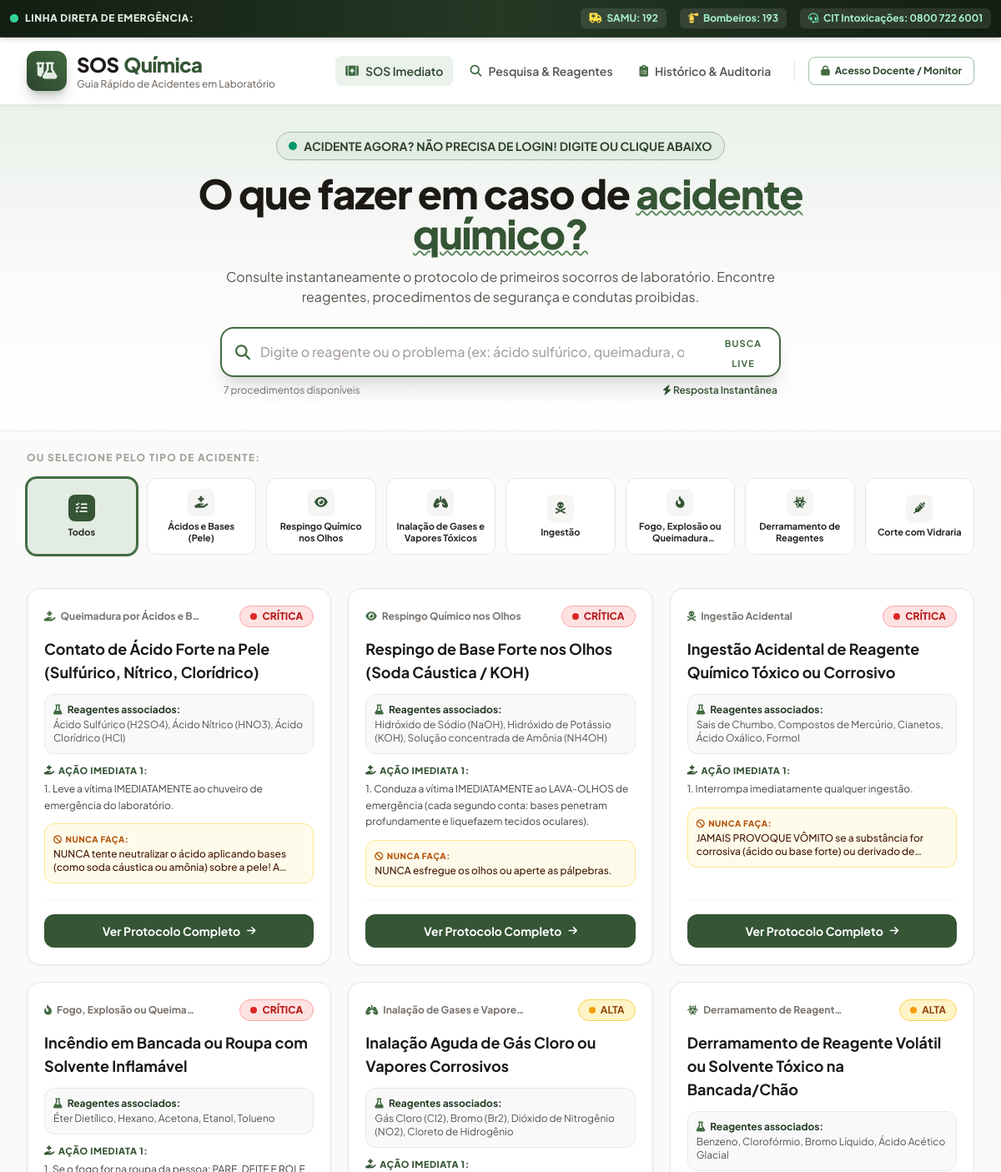
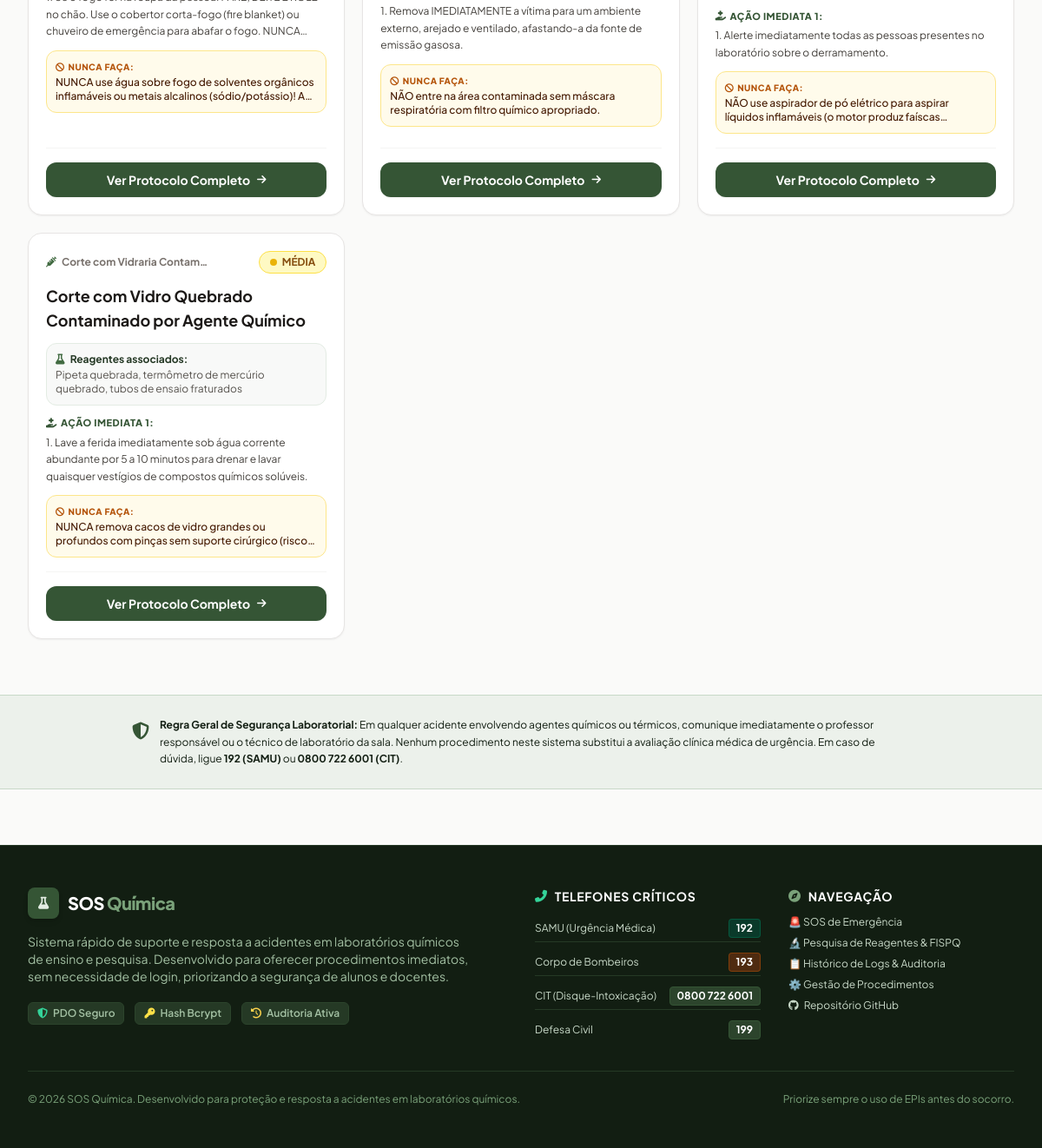
The page / on the database its author committed (2 pictures, top to bottom).
### tables this page shows
CREATE TABLE `categorias_acidentes` (
  `id` INT AUTO_INCREMENT PRIMARY KEY,
  `nome` VARCHAR(100) NOT NULL,
  `slug` VARCHAR(100) NOT NULL UNIQUE,
  `icone` VARCHAR(60) NOT NULL DEFAULT 'fa-exclamation-triangle',
  `cor` VARCHAR(50) NOT NULL DEFAULT 'red',
  `descricao` TEXT NULL,
  `ordem` INT NOT NULL DEFAULT 0
);

CREATE TABLE `procedimentos` (
  `id` INT AUTO_INCREMENT PRIMARY KEY,
  `categoria_id` INT NOT NULL,
  `titulo` VARCHAR(200) NOT NULL,
  `reagente_comum` VARCHAR(255) NOT NULL COMMENT 'Exemplos: Ácido Sulfúrico, Soda Cáustica, Bromo',
  `sintomas` VARCHAR(255) NULL COMMENT 'Sintomas visíveis rápidos para identificação',
  `nivel_gravidade` ENUM('BAIXA', 'MEDIA', 'ALTA', 'CRITICA') NOT NULL DEFAULT 'ALTA',
  `passo_a_passo` TEXT NOT NULL COMMENT 'Instruções sequenciais imediatas',
  `o_que_nao_fazer` TEXT NOT NULL COMMENT 'Avisos críticos de condutas perigosas proibidas',
  `equipamento_protecao` TEXT NULL COMMENT 'EPIs e equipamentos recomendados no socorro',
  `quando_chamar_socorro` TEXT NULL COMMENT 'Critérios para acionar SAMU/Bombeiros imediatamente',
  `contatos_emergencia` VARCHAR(150) NOT NULL DEFAULT 'SAMU 192 | Bombeiros 193 | CIT 0800 722 6001',
  `criado_por` INT NULL,
  `criado_em` DATETIME NOT NULL DEFAULT CURRENT_TIMESTAMP,
  `atualizado_em` DATETIME NOT NULL DEFAULT CURRENT_TIMESTAMP ON UPDATE CURRENT_TIMESTAMP,
  CONSTRAINT `fk_procedimentos_categoria` FOREIGN KEY (`categoria_id`) REFERENCES `categorias_acidentes` (`id`) ON DELETE RESTRICT ON UPDATE CASCADE,
  CONSTRAINT `fk_procedimentos_usuario` FOREIGN KEY (`criado_por`) REFERENCES `usuarios` (`id`) ON DELETE SET NULL ON UPDATE CASCADE
);

### index.php (the view, shortened to what this page needs)
<?php
require_once __DIR__ . '/includes/funcoes.php';
$pdo = getConexao();
$stmtCat = $pdo->query("SELECT * FROM categorias_acidentes ORDER BY ordem ASC");
$categorias = $stmtCat->fetchAll();
$sqlProc = "SELECT p.*, c.nome AS categoria_nome, c.slug AS categoria_slug, c.icone AS categoria_icone, c.cor AS categoria_cor
            FROM procedimentos p
            INNER JOIN categorias_acidentes c ON p.categoria_id = c.id
            ORDER BY
                CASE p.nivel_gravidade
                    WHEN 'CRITICA' THEN 1
                    WHEN 'ALTA' THEN 2
                    WHEN 'MEDIA' THEN 3
                    ELSE 4
                END ASC, p.id ASC";
$stmtProc = $pdo->query($sqlProc);
$procedimentos = $stmtProc->fetchAll();
require_once __DIR__ . '/includes/header.php';
?>
<section class="bg-gradient-to-b from-musgo-100/70 via-stone-50 to-white dark:from-musgo-950/40 dark:via-stone-950 dark:to-stone-900 border-b border-musgo-100 dark:border-musgo-900 pt-8 pb-10 px-4 sm:px-6 lg:px-8">
    <div class="max-w-4xl mx-auto text-center space-y-4">
        <div class="inline-flex items-center gap-2 px-3.5 py-1.5 rounded-full bg-musgo-100 dark:bg-musgo-950/80 border border-musgo-300 dark:border-musgo-800 text-musgo-800 dark:text-musgo-300 text-xs sm:text-sm font-bold shadow-sm">
            <span class="w-2.5 h-2.5 rounded-full bg-emerald-600 animate-ping"></span>
            <span>ACIDENTE AGORA? NÃO PRECISA DE LOGIN! DIGITE OU CLIQUE ABAIXO</span>
        </div>
        <h1 class="text-3xl sm:text-5xl font-black text-stone-900 dark:text-white tracking-tight leading-tight">
            O que fazer em caso de <span class="text-musgo-700 dark:text-musgo-400 underline decoration-musgo-500 decoration-wavy decoration-2">acidente químico?</span>
        </h1>
        <p class="text-sm sm:text-base text-stone-600 dark:text-stone-300 max-w-2xl mx-auto leading-relaxed">
            Consulte instantaneamente o protocolo de primeiros socorros de laboratório. Encontre reagentes, procedimentos de segurança e condutas proibidas.
        </p>
        <div class="pt-2 max-w-2xl mx-auto">
            <div class="relative flex items-center shadow-xl rounded-2xl overflow-hidden border-2 border-musgo-600 focus-within:ring-4 focus-within:ring-musgo-500/20 transition-all bg-white dark:bg-stone-900">
                <div class="pl-4 text-musgo-600 text-lg">
                    <i class="fas fa-magnifying-glass"></i>
                </div>
                <input
                    type="text"
                    id="input-busca-problema"
                    placeholder="Digite o reagente ou o problema (ex: ácido sulfúrico, queimadura, olhos...)"
                    class="w-full py-4 pl-3 pr-10 text-sm sm:text-base text-stone-900 dark:text-white bg-transparent focus:outline-none placeholder-stone-400 dark:placeholder-stone-500 font-medium"
                    autocomplete="off"
                >
                <div class="pr-3">
                    <span class="text-[11px] font-bold text-musgo-600 uppercase tracking-widest hidden sm:inline">Busca Live</span>
                </div>
            </div>
            <div class="flex items-center justify-between mt-2 px-1 text-xs text-stone-500 dark:text-stone-400">
                <span id="contador-resultados"><?= count($procedimentos) ?> procedimentos disponíveis</span>
                <span class="text-musgo-700 dark:text-musgo-300 font-semibold"><i class="fas fa-bolt"></i> Resposta Instantânea</span>
            </div>
        </div>
    </div>
</section>
<section class="max-w-7xl mx-auto px-4 sm:px-6 lg:px-8 py-6">
    <div class="mb-4 flex items-center justify-between">
        <h2 class="text-xs font-black text-stone-400 dark:text-stone-500 uppercase tracking-widest">
            Ou selecione pelo tipo de acidente:
        </h2>
    </div>
    <div class="grid grid-cols-2 sm:grid-cols-4 lg:grid-cols-8 gap-2.5 sm:gap-3">
        <button
            type="button"
            onclick="filtrarPorCategoria('todos')"
            data-slug="todos"
            class="btn-filtro-categoria ring-2 ring-musgo-600 bg-musgo-100 dark:bg-musgo-950/70 border-musgo-600 p-3 rounded-xl border flex flex-col items-center justify-center text-center gap-1.5 hover:bg-musgo-100 transition-all group"
        >
            <div class="w-8 h-8 rounded-lg bg-musgo-700 text-white flex items-center justify-center text-sm shadow-sm">
                <i class="fas fa-list-check"></i>
            </div>
            <span class="text-[11px] font-bold text-stone-800 dark:text-stone-200 leading-tight">Todos</span>
        </button>
        <?php foreach ($categorias as $cat): ?>
            <button
                type="button"
                onclick="filtrarPorCategoria('<?= htmlspecialchars($cat['slug']) ?>')"
                data-slug="<?= htmlspecialchars($cat['slug']) ?>"
                class="btn-filtro-categoria p-3 rounded-xl border border-stone-200 dark:border-stone-800 bg-white dark:bg-stone-900 flex flex-col items-center justify-center text-center gap-1.5 hover:border-musgo-400 hover:bg-musgo-50/50 dark:hover:bg-stone-800 transition-all group"
            >
                <div class="w-8 h-8 rounded-lg bg-stone-100 dark:bg-stone-800 text-musgo-700 dark:text-musgo-400 group-hover:bg-musgo-700 group-hover:text-white flex items-center justify-center text-sm transition-colors shadow-sm">
                    <i class="fas <?= htmlspecialchars($cat['icone']) ?>"></i>
                </div>
                <span class="text-[11px] font-bold text-stone-800 dark:text-stone-200 leading-tight line-clamp-2">
                    <?= htmlspecialchars(str_replace(['Queimadura por ', 'Acidental', ' Perigosos', ' Contaminada'], '', $cat['nome'])) ?>
                </span>
            </button>
        <?php endforeach; ?>
    </div>
</section>
<section class="max-w-7xl mx-auto px-4 sm:px-6 lg:px-8 py-4 pb-16">
    <div class="grid grid-cols-1 md:grid-cols-2 lg:grid-cols-3 gap-5">
        <?php foreach ($procedimentos as $proc): ?>
            <article
                class="card-procedimento procedimento-card bg-white dark:bg-stone-900 rounded-2xl border border-stone-200 dark:border-stone-800 p-5 shadow-sm hover:shadow-md flex flex-col justify-between transition-all"
                data-titulo="<?= htmlspecialchars($proc['titulo']) ?>"
                data-reagentes="<?= htmlspecialchars($proc['reagente_comum']) ?>"
                data-sintomas="<?= htmlspecialchars($proc['sintomas'] ?? '') ?>"
                data-categoria="<?= htmlspecialchars($proc['categoria_slug']) ?>"
            >
                <div class="space-y-3">
                    <div class="flex items-center justify-between gap-2">
                        <span class="inline-flex items-center gap-1.5 text-xs font-bold text-stone-500 dark:text-stone-400">
                            <i class="fas <?= htmlspecialchars($proc['categoria_icone']) ?> text-musgo-600"></i>
                            <span class="truncate max-w-[170px]"><?= htmlspecialchars($proc['categoria_nome']) ?></span>
                        </span>
                        <?= getBadgeGravidade($proc['nivel_gravidade']) ?>
                    </div>
                    <h3 class="text-base sm:text-lg font-bold text-stone-900 dark:text-white leading-snug">
                        <a href="<?= url('detalhes.php?id=' . $proc['id']) ?>" class="hover:text-musgo-700 dark:hover:text-musgo-400 transition-colors">
                            <?= htmlspecialchars($proc['titulo']) ?>
                        </a>
                    </h3>
                    <div class="p-2.5 rounded-xl bg-musgo-50/60 dark:bg-stone-800/60 border border-musgo-100 dark:border-stone-800 text-xs">
                        <span class="font-bold text-musgo-900 dark:text-musgo-200 block mb-0.5">
                            <i class="fas fa-flask text-musgo-600 mr-1"></i> Reagentes associados:
                        </span>
                        <p class="text-stone-600 dark:text-stone-300 line-clamp-2">
                            <?= htmlspecialchars($proc['reagente_comum']) ?>
                        </p>
                    </div>
                    <div class="space-y-1">
                        <span class="text-[11px] font-black uppercase tracking-wider text-musgo-700 dark:text-musgo-400 flex items-center gap-1">
                            <i class="fas fa-hand-holding-medical"></i> Ação Imediata 1:
                        </span>
                        <p class="text-xs text-stone-700 dark:text-stone-300 line-clamp-3 leading-relaxed">
                            <?php
                                $passos = explode("\n", $proc['passo_a_passo']);
                                echo htmlspecialchars($passos[0] ?? $proc['passo_a_passo']);
                            ?>
                        </p>
                    </div>
                    <div class="p-2.5 rounded-xl bg-amber-50 dark:bg-amber-950/30 border border-amber-200 dark:border-amber-900/60 text-xs text-amber-950 dark:text-amber-200">
                        <span class="font-extrabold uppercase text-[10px] tracking-wider text-amber-700 dark:text-amber-400 flex items-center gap-1">
                            <i class="fas fa-ban"></i> NUNCA FAÇA:
                        </span>
                        <p class="line-clamp-2 mt-0.5 font-medium">
                            <?php
                                $proibidos = explode("\n", $proc['o_que_nao_fazer']);
                                echo htmlspecialchars(ltrim($proibidos[0] ?? '', '- '));
                            ?>
                        </p>
                    </div>
                </div>
                <div class="pt-4 mt-4 border-t border-stone-100 dark:border-stone-800">
                    <a
                        href="<?= url('detalhes.php?id=' . $proc['id']) ?>"
                        class="w-full py-2.5 px-4 rounded-xl bg-musgo-700 hover:bg-musgo-800 text-white font-bold text-xs sm:text-sm flex items-center justify-center gap-2 transition-all shadow-sm hover:shadow-musgo-700/30"
                    >
                        <span>Ver Protocolo Completo</span>
                        <i class="fas fa-arrow-right text-xs"></i>
                    </a>
                </div>
            </article>
        <?php endforeach; ?>
    </div>
</section>
<section class="bg-musgo-100/60 dark:bg-musgo-950/30 border-y border-musgo-200 dark:border-musgo-900/60 py-6 px-4">
    <div class="max-w-4xl mx-auto flex items-start gap-3">
        <div class="text-musgo-700 dark:text-musgo-400 text-xl mt-0.5 shrink-0">
            <i class="fas fa-shield-halved"></i>
        </div>
        <div class="text-xs text-musgo-950 dark:text-musgo-200 leading-relaxed">
            <strong class="font-bold">Regra Geral de Segurança Laboratorial:</strong>
            Em qualquer acidente envolvendo agentes químicos ou térmicos, comunique imediatamente o professor responsável ou o técnico de laboratório da sala. Nenhum procedimento neste sistema substitui a avaliação clínica médica de urgência. Em caso de dúvida, ligue <strong>192 (SAMU)</strong> ou <strong>0800 722 6001 (CIT)</strong>.
        </div>
    </div>
</section>
<?php require_once __DIR__ . '/includes/footer.php'; ?>

### includes/funcoes.php (shortened to what this page needs)
<?php
function getBadgeGravidade(string $gravidade): string {
    $gravidade = strtoupper(trim($gravidade));
    switch ($gravidade) {
        case 'CRITICA':
            return '<span class="inline-flex items-center gap-1.5 px-3 py-1 rounded-full text-xs font-black bg-red-100 text-red-700 border border-red-300 dark:bg-red-900/40 dark:text-red-300 animate-pulse">
                        <span class="w-2 h-2 rounded-full bg-red-600"></span> CRÍTICA
                    </span>';
        case 'ALTA':
            return '<span class="inline-flex items-center gap-1.5 px-3 py-1 rounded-full text-xs font-bold bg-amber-100 text-amber-800 border border-amber-300 dark:bg-amber-900/40 dark:text-amber-300">
                        <span class="w-2 h-2 rounded-full bg-amber-500"></span> ALTA
                    </span>';
        case 'MEDIA':
            return '<span class="inline-flex items-center gap-1.5 px-3 py-1 rounded-full text-xs font-bold bg-yellow-100 text-yellow-800 border border-yellow-300 dark:bg-yellow-900/40 dark:text-yellow-300">
                        <span class="w-2 h-2 rounded-full bg-yellow-500"></span> MÉDIA
                    </span>';
    }
}
function obterUrlBase(): string {
    $script = isset($_SERVER['SCRIPT_NAME']) ? str_replace('\\', '/', $_SERVER['SCRIPT_NAME']) : '';
    $dir = str_replace('\\', '/', dirname($script));
    $base = preg_replace('#/(admin|actions|includes).*$#', '', $dir);
    $base = trim($base, "/\\.");
    return $base === '' ? '' : '/' . $base;
}
function url(string $caminho = ''): string {
    $base = obterUrlBase();
    $caminho = ltrim($caminho, "/\\");
    return $base === '' ? '/' . $caminho : $base . '/' . $caminho;
}

### rows shown on the page
categorias_acidentes: nome "Ácidos e Bases (Pele)"
categorias_acidentes: nome "Respingo Químico nos Olhos"
categorias_acidentes: nome "Inalação de Gases e Vapores Tóxicos"
categorias_acidentes: nome "Ingestão"
categorias_acidentes: nome "Fogo, Explosão ou…"
categorias_acidentes: nome "Derramamento de Reagentes"
categorias_acidentes: nome "Corte com Vidraria"
procedimentos: categoria.nome "Queimadura por Ácidos e B…", nivel_gravidade "CRITICA" (drawn), titulo "Contato de Ácido Forte na Pele (Sulfúrico, Nítrico, Clorídrico)", reagente_comum "Ácido Sulfúrico (H2SO4), Ácido Nítrico (HNO3), Ácido Clorídrico (HCl)", passo_a_passo "1. Leve a vítima IMEDIATAMENTE ao chuveiro de emergência do laboratório.", o_que_nao_fazer "NUNCA tente neutralizar o ácido aplicando bases (como soda cáustica ou amônia) sobre a pele!…"
procedimentos: categoria.nome "Respingo Químico nos Olhos", nivel_gravidade "CRITICA" (drawn), titulo "Respingo de Base Forte nos Olhos (Soda Cáustica / KOH)", reagente_comum "Hidróxido de Sódio (NaOH), Hidróxido de Potássio (KOH), Solução concentrada de Amônia (NH4OH)", passo_a_passo "1. Conduza a vítima IMEDIATAMENTE ao LAVA-OLHOS de emergência (cada segundo conta: bases penetram profundamente e liquefazem tecidos oculares).", o_que_nao_fazer "NUNCA esfregue os olhos ou aperte as pálpebras."
procedimentos: categoria.nome "Ingestão Acidental", nivel_gravidade "CRITICA" (drawn), titulo "Ingestão Acidental de Reagente Químico Tóxico ou Corrosivo", reagente_comum "Sais de Chumbo, Compostos de Mercúrio, Cianetos, Ácido Oxálico, Formol", passo_a_passo "1. Interrompa imediatamente qualquer ingestão.", o_que_nao_fazer "JAMAIS PROVOQUE VÔMITO se a substância for corrosiva (ácido ou base forte) ou derivado…"
procedimentos: categoria.nome "Fogo, Explosão ou Queima…", nivel_gravidade "CRITICA" (drawn), titulo "Incêndio em Bancada ou Roupa com Solvente Inflamável", reagente_comum "Éter Dietílico, Hexano, Acetona, Etanol, Tolueno", passo_a_passo "1. Se o fogo for na roupa da pessoa: PARE, DEITE E ROLE no chão. Use o cobertor corta-fogo (fire blanket) ou chuveiro de emergência para abafar o fogo.…", o_que_nao_fazer "NUNCA use água sobre fogo de solventes orgânicos inflamáveis ou metais alcalinos (sódio/potássio)!…"
procedimentos: categoria.nome "Inalação de Gases e Vapore…", nivel_gravidade "ALTA" (drawn), titulo "Inalação Aguda de Gás Cloro ou Vapores Corrosivos", reagente_comum "Gás Cloro (Cl2), Bromo (Br2), Dióxido de Nitrogênio (NO2), Cloreto de Hidrogênio", passo_a_passo "1. Remova IMEDIATAMENTE a vítima para um ambiente externo, arejado e ventilado, afastando-a da fonte de emissão gasosa.", o_que_nao_fazer "NÃO entre na área contaminada sem máscara respiratória com filtro químico apropriado."
procedimentos: categoria.nome "Derramamento de Reagent…", nivel_gravidade "ALTA" (drawn), titulo "Derramamento de Reagente Volátil ou Solvente Tóxico na Bancada/Chão", reagente_comum "Benzeno, Clorofórmio, Bromo Líquido, Ácido Acético Glacial", passo_a_passo "1. Alerte imediatamente todas as pessoas presentes no laboratório sobre o derramamento.", o_que_nao_fazer "NÃO use aspirador de pó elétrico para aspirar líquidos inflamáveis (o motor produz…"
procedimentos: categoria.nome "Corte com Vidraria Contam…", nivel_gravidade "MEDIA" (drawn), titulo "Corte com Vidro Quebrado Contaminado por Agente Químico", reagente_comum "Pipeta quebrada, termômetro de mercúrio quebrado, tubos de ensaio fraturados", passo_a_passo "1. Lave a ferida imediatamente sob água corrente abundante por 5 a 10 minutos para drenar e lavar quaisquer vestígios de compostos químicos solúveis.", o_que_nao_fazer "NUNCA remova cacos de vidro grandes ou profundos com pinças sem suporte cirúrgico…"

### other values the page prints
count($procedimentos) "7"
